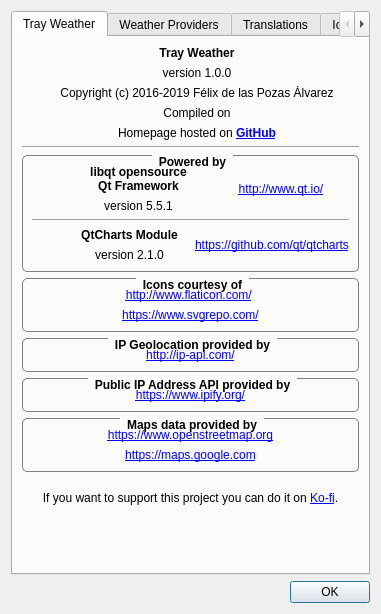
<?xml version="1.0" encoding="UTF-8"?>
<ui version="4.0">
 <class>AboutDialog</class>
 <widget class="QDialog" name="AboutDialog">
  <property name="geometry">
   <rect>
    <x>0</x>
    <y>0</y>
    <width>374</width>
    <height>614</height>
   </rect>
  </property>
  <property name="maximumSize">
   <size>
    <width>374</width>
    <height>614</height>
   </size>
  </property>
  <property name="windowTitle">
   <string>About...</string>
  </property>
  <property name="windowIcon">
   <iconset resource="../rsc/resources.qrc">
    <normaloff>:/TrayWeather/application.svg</normaloff>:/TrayWeather/application.svg</iconset>
  </property>
  <layout class="QVBoxLayout" name="verticalLayout">
   <item>
    <widget class="QTabWidget" name="tabWidget">
     <property name="currentIndex">
      <number>0</number>
     </property>
     <widget class="QWidget" name="tab">
      <attribute name="title">
       <string>Tray Weather</string>
      </attribute>
      <layout class="QVBoxLayout" name="verticalLayout_9" stretch="0,0,0">
       <item>
        <layout class="QVBoxLayout" name="verticalLayout_2">
         <item>
          <layout class="QHBoxLayout" name="horizontalLayout" stretch="0,0,0,0">
           <item>
            <spacer name="horizontalSpacer">
             <property name="orientation">
              <enum>Qt::Horizontal</enum>
             </property>
             <property name="sizeHint" stdset="0">
              <size>
               <width>40</width>
               <height>20</height>
              </size>
             </property>
            </spacer>
           </item>
           <item>
            <widget class="QLabel" name="label">
             <property name="maximumSize">
              <size>
               <width>64</width>
               <height>64</height>
              </size>
             </property>
             <property name="text">
              <string/>
             </property>
             <property name="pixmap">
              <pixmap resource="../rsc/resources.qrc">:/TrayWeather/application.svg</pixmap>
             </property>
             <property name="scaledContents">
              <bool>true</bool>
             </property>
             <property name="alignment">
              <set>Qt::AlignCenter</set>
             </property>
            </widget>
           </item>
           <item>
            <layout class="QVBoxLayout" name="verticalLayout_3">
             <item>
              <widget class="QLabel" name="label_2">
               <property name="font">
                <font>
                 <weight>75</weight>
                 <bold>true</bold>
                </font>
               </property>
               <property name="text">
                <string notr="true">Tray Weather</string>
               </property>
               <property name="alignment">
                <set>Qt::AlignCenter</set>
               </property>
              </widget>
             </item>
             <item>
              <widget class="QLabel" name="m_version">
               <property name="text">
                <string notr="true">version 1.0.0</string>
               </property>
               <property name="alignment">
                <set>Qt::AlignCenter</set>
               </property>
              </widget>
             </item>
             <item>
              <widget class="QLabel" name="m_copyright">
               <property name="text">
                <string notr="true">Copyright (c) 2016-2019 Félix de las Pozas Álvarez</string>
               </property>
               <property name="alignment">
                <set>Qt::AlignCenter</set>
               </property>
              </widget>
             </item>
             <item>
              <widget class="QLabel" name="m_compilationDate">
               <property name="text">
                <string>Compiled on</string>
               </property>
               <property name="alignment">
                <set>Qt::AlignCenter</set>
               </property>
              </widget>
             </item>
             <item>
              <widget class="QLabel" name="label_4">
               <property name="toolTip">
                <string>TrayWeather Homepage</string>
               </property>
               <property name="text">
                <string>Homepage hosted on &lt;a href=https://github.com/FelixdelasPozas/TrayWeather&gt;&lt;b&gt;GitHub&lt;/b&gt;&lt;/a&gt;</string>
               </property>
               <property name="alignment">
                <set>Qt::AlignCenter</set>
               </property>
               <property name="openExternalLinks">
                <bool>true</bool>
               </property>
              </widget>
             </item>
            </layout>
           </item>
           <item>
            <spacer name="horizontalSpacer_2">
             <property name="orientation">
              <enum>Qt::Horizontal</enum>
             </property>
             <property name="sizeHint" stdset="0">
              <size>
               <width>40</width>
               <height>20</height>
              </size>
             </property>
            </spacer>
           </item>
          </layout>
         </item>
         <item>
          <widget class="Line" name="line">
           <property name="orientation">
            <enum>Qt::Horizontal</enum>
           </property>
          </widget>
         </item>
         <item>
          <widget class="QGroupBox" name="groupBox">
           <property name="font">
            <font>
             <weight>75</weight>
             <bold>true</bold>
            </font>
           </property>
           <property name="styleSheet">
            <string notr="true">QGroupBox {
    border: 1px solid gray;
    border-radius: 5px;
    margin-top: 2ex;
}

QGroupBox::title {
    subcontrol-origin: margin;
    subcontrol-position: top center; /* position at the top center */
    padding: 0px 5px;
}</string>
           </property>
           <property name="title">
            <string>Powered by</string>
           </property>
           <property name="alignment">
            <set>Qt::AlignHCenter|Qt::AlignTop</set>
           </property>
           <property name="flat">
            <bool>false</bool>
           </property>
           <layout class="QVBoxLayout" name="verticalLayout_11">
            <item>
             <layout class="QHBoxLayout" name="horizontalLayout_7">
              <property name="topMargin">
               <number>0</number>
              </property>
              <item>
               <widget class="QLabel" name="label_3">
                <property name="minimumSize">
                 <size>
                  <width>32</width>
                  <height>32</height>
                 </size>
                </property>
                <property name="maximumSize">
                 <size>
                  <width>32</width>
                  <height>32</height>
                 </size>
                </property>
                <property name="text">
                 <string/>
                </property>
                <property name="pixmap">
                 <pixmap resource="../rsc/resources.qrc">:/TrayWeather/Qt.ico</pixmap>
                </property>
                <property name="scaledContents">
                 <bool>true</bool>
                </property>
               </widget>
              </item>
              <item>
               <layout class="QVBoxLayout" name="verticalLayout_4">
                <item>
                 <widget class="QLabel" name="label_26">
                  <property name="font">
                   <font>
                    <weight>75</weight>
                    <bold>true</bold>
                   </font>
                  </property>
                  <property name="text">
                   <string notr="true">libqt opensource
Qt Framework</string>
                  </property>
                  <property name="alignment">
                   <set>Qt::AlignCenter</set>
                  </property>
                 </widget>
                </item>
                <item>
                 <widget class="QLabel" name="m_qtVersion">
                  <property name="text">
                   <string notr="true">version 5.5.1</string>
                  </property>
                  <property name="alignment">
                   <set>Qt::AlignCenter</set>
                  </property>
                 </widget>
                </item>
               </layout>
              </item>
              <item>
               <widget class="QLabel" name="label_7">
                <property name="toolTip">
                 <string>Qt Framework</string>
                </property>
                <property name="text">
                 <string notr="true">&lt;a href=&quot;http://www.qt.io/&quot;&gt;http://www.qt.io/&lt;/a&gt;</string>
                </property>
                <property name="alignment">
                 <set>Qt::AlignCenter</set>
                </property>
                <property name="openExternalLinks">
                 <bool>true</bool>
                </property>
               </widget>
              </item>
             </layout>
            </item>
            <item>
             <widget class="Line" name="line_2">
              <property name="orientation">
               <enum>Qt::Horizontal</enum>
              </property>
             </widget>
            </item>
            <item>
             <layout class="QHBoxLayout" name="horizontalLayout_2">
              <item>
               <widget class="QLabel" name="label_11">
                <property name="minimumSize">
                 <size>
                  <width>32</width>
                  <height>32</height>
                 </size>
                </property>
                <property name="maximumSize">
                 <size>
                  <width>32</width>
                  <height>32</height>
                 </size>
                </property>
                <property name="text">
                 <string/>
                </property>
                <property name="pixmap">
                 <pixmap resource="../rsc/resources.qrc">:/TrayWeather/Qt.ico</pixmap>
                </property>
                <property name="scaledContents">
                 <bool>true</bool>
                </property>
               </widget>
              </item>
              <item>
               <layout class="QVBoxLayout" name="verticalLayout_8">
                <item>
                 <widget class="QLabel" name="label_10">
                  <property name="font">
                   <font>
                    <weight>75</weight>
                    <bold>true</bold>
                   </font>
                  </property>
                  <property name="text">
                   <string notr="true">QtCharts Module</string>
                  </property>
                  <property name="alignment">
                   <set>Qt::AlignCenter</set>
                  </property>
                 </widget>
                </item>
                <item>
                 <widget class="QLabel" name="m_chartsVersion">
                  <property name="text">
                   <string notr="true">version 2.1.0</string>
                  </property>
                  <property name="alignment">
                   <set>Qt::AlignCenter</set>
                  </property>
                 </widget>
                </item>
               </layout>
              </item>
              <item>
               <widget class="QLabel" name="label_12">
                <property name="toolTip">
                 <string>Qt Charts Module</string>
                </property>
                <property name="text">
                 <string notr="true">&lt;a href=&quot;https://github.com/qt/qtcharts/&quot;&gt;https://github.com/qt/qtcharts&lt;/a&gt;</string>
                </property>
                <property name="alignment">
                 <set>Qt::AlignCenter</set>
                </property>
                <property name="openExternalLinks">
                 <bool>true</bool>
                </property>
               </widget>
              </item>
             </layout>
            </item>
           </layout>
          </widget>
         </item>
         <item>
          <widget class="QGroupBox" name="groupBox_2">
           <property name="font">
            <font>
             <weight>75</weight>
             <bold>true</bold>
            </font>
           </property>
           <property name="styleSheet">
            <string notr="true">QGroupBox {
    border: 1px solid gray;
    border-radius: 5px;
    margin-top: 2ex;
}

QGroupBox::title {
    subcontrol-origin: margin;
    subcontrol-position: top center; /* position at the top center */
    padding: 0px 5px;
}</string>
           </property>
           <property name="title">
            <string>Icons courtesy of</string>
           </property>
           <layout class="QVBoxLayout" name="verticalLayout_5">
            <item>
             <widget class="QLabel" name="label_8">
              <property name="toolTip">
               <string>FlatIcon</string>
              </property>
              <property name="text">
               <string notr="true">&lt;a href=&quot;http://www.flaticon.com/&quot;&gt;http://www.flaticon.com/&lt;/a&gt;
</string>
              </property>
              <property name="alignment">
               <set>Qt::AlignCenter</set>
              </property>
              <property name="openExternalLinks">
               <bool>true</bool>
              </property>
             </widget>
            </item>
            <item>
             <widget class="QLabel" name="label_16">
              <property name="text">
               <string notr="true">&lt;a href=&quot;https://www.svgrepo.com/&quot;&gt;https://www.svgrepo.com/&lt;/a&gt;</string>
              </property>
              <property name="alignment">
               <set>Qt::AlignCenter</set>
              </property>
              <property name="openExternalLinks">
               <bool>true</bool>
              </property>
             </widget>
            </item>
           </layout>
          </widget>
         </item>
         <item>
          <widget class="QGroupBox" name="groupBox_3">
           <property name="font">
            <font>
             <weight>75</weight>
             <bold>true</bold>
            </font>
           </property>
           <property name="styleSheet">
            <string notr="true">QGroupBox {
    border: 1px solid gray;
    border-radius: 5px;
    margin-top: 2ex;
}

QGroupBox::title {
    subcontrol-origin: margin;
    subcontrol-position: top center; /* position at the top center */
    padding: 0px 5px;
}</string>
           </property>
           <property name="title">
            <string>IP Geolocation provided by</string>
           </property>
           <layout class="QVBoxLayout" name="verticalLayout_6">
            <item>
             <widget class="QLabel" name="label_5">
              <property name="toolTip">
               <string>IP API</string>
              </property>
              <property name="text">
               <string notr="true">&lt;a href=&quot;http://ip-api.com/&quot;&gt;http://ip-api.com/&lt;/a&gt;</string>
              </property>
              <property name="alignment">
               <set>Qt::AlignCenter</set>
              </property>
              <property name="openExternalLinks">
               <bool>true</bool>
              </property>
             </widget>
            </item>
           </layout>
          </widget>
         </item>
         <item>
          <widget class="QGroupBox" name="groupBox_6">
           <property name="font">
            <font>
             <weight>75</weight>
             <bold>true</bold>
            </font>
           </property>
           <property name="styleSheet">
            <string notr="true">QGroupBox {
    border: 1px solid gray;
    border-radius: 5px;
    margin-top: 2ex;
}

QGroupBox::title {
    subcontrol-origin: margin;
    subcontrol-position: top center; /* position at the top center */
    padding: 0px 5px;
}</string>
           </property>
           <property name="title">
            <string>Public IP Address API provided by</string>
           </property>
           <layout class="QVBoxLayout" name="verticalLayout_14">
            <item>
             <widget class="QLabel" name="label_15">
              <property name="toolTip">
               <string>IP API</string>
              </property>
              <property name="text">
               <string notr="true">&lt;a href=&quot;https://www.ipify.org/&quot;&gt;https://www.ipify.org/&lt;/a&gt;</string>
              </property>
              <property name="alignment">
               <set>Qt::AlignCenter</set>
              </property>
              <property name="openExternalLinks">
               <bool>true</bool>
              </property>
             </widget>
            </item>
           </layout>
          </widget>
         </item>
         <item>
          <widget class="QGroupBox" name="groupBox_5">
           <property name="font">
            <font>
             <weight>75</weight>
             <bold>true</bold>
            </font>
           </property>
           <property name="styleSheet">
            <string notr="true">QGroupBox {
    border: 1px solid gray;
    border-radius: 5px;
    margin-top: 2ex;
}

QGroupBox::title {
    subcontrol-origin: margin;
    subcontrol-position: top center; /* position at the top center */
    padding: 0px 5px;
}</string>
           </property>
           <property name="title">
            <string>Maps data provided by</string>
           </property>
           <layout class="QVBoxLayout" name="verticalLayout_13">
            <item>
             <widget class="QLabel" name="label_13">
              <property name="toolTip">
               <string>OpenStreetMap</string>
              </property>
              <property name="text">
               <string notr="true">&lt;a href=&quot;https://www.openstreetmap.org&quot;&gt;https://www.openstreetmap.org&lt;/a&gt;</string>
              </property>
              <property name="alignment">
               <set>Qt::AlignCenter</set>
              </property>
              <property name="openExternalLinks">
               <bool>true</bool>
              </property>
             </widget>
            </item>
            <item>
             <widget class="QLabel" name="label_14">
              <property name="toolTip">
               <string>Google Maps</string>
              </property>
              <property name="text">
               <string notr="true">&lt;a href=&quot;https://maps.google.com&quot;&gt;https://maps.google.com&lt;/a&gt;</string>
              </property>
              <property name="alignment">
               <set>Qt::AlignCenter</set>
              </property>
              <property name="openExternalLinks">
               <bool>true</bool>
              </property>
             </widget>
            </item>
           </layout>
          </widget>
         </item>
        </layout>
       </item>
       <item>
        <widget class="QLabel" name="label_6">
         <property name="text">
          <string>If you want to support this project you can do it on &lt;a href=&quot;https://ko-fi.com/felixdelaspozas&quot;&gt;Ko-fi&lt;/a&gt;.</string>
         </property>
         <property name="scaledContents">
          <bool>true</bool>
         </property>
         <property name="alignment">
          <set>Qt::AlignCenter</set>
         </property>
         <property name="wordWrap">
          <bool>true</bool>
         </property>
         <property name="openExternalLinks">
          <bool>true</bool>
         </property>
        </widget>
       </item>
       <item>
        <layout class="QHBoxLayout" name="horizontalLayout_3">
         <item>
          <spacer name="horizontalSpacer_3">
           <property name="orientation">
            <enum>Qt::Horizontal</enum>
           </property>
           <property name="sizeHint" stdset="0">
            <size>
             <width>40</width>
             <height>20</height>
            </size>
           </property>
          </spacer>
         </item>
         <item>
          <widget class="ClickableHoverLabel" name="m_banner">
           <property name="maximumSize">
            <size>
             <width>16777215</width>
             <height>60</height>
            </size>
           </property>
           <property name="toolTip">
            <string>You can support me on Ko-fi!</string>
           </property>
           <property name="text">
            <string/>
           </property>
           <property name="pixmap">
            <pixmap resource="../rsc/resources.qrc">:/TrayWeather/kofi_logo.png</pixmap>
           </property>
           <property name="scaledContents">
            <bool>true</bool>
           </property>
          </widget>
         </item>
         <item>
          <spacer name="horizontalSpacer_4">
           <property name="orientation">
            <enum>Qt::Horizontal</enum>
           </property>
           <property name="sizeHint" stdset="0">
            <size>
             <width>40</width>
             <height>20</height>
            </size>
           </property>
          </spacer>
         </item>
        </layout>
       </item>
      </layout>
     </widget>
     <widget class="QWidget" name="tab_4">
      <attribute name="title">
       <string>Weather Providers</string>
      </attribute>
      <layout class="QVBoxLayout" name="verticalLayout_15">
       <item>
        <widget class="QTableWidget" name="m_providers">
         <property name="sizeAdjustPolicy">
          <enum>QAbstractScrollArea::AdjustToContents</enum>
         </property>
         <property name="editTriggers">
          <set>QAbstractItemView::NoEditTriggers</set>
         </property>
         <property name="tabKeyNavigation">
          <bool>false</bool>
         </property>
         <property name="showDropIndicator" stdset="0">
          <bool>false</bool>
         </property>
         <property name="dragDropOverwriteMode">
          <bool>false</bool>
         </property>
         <property name="alternatingRowColors">
          <bool>true</bool>
         </property>
         <property name="selectionMode">
          <enum>QAbstractItemView::NoSelection</enum>
         </property>
         <property name="showGrid">
          <bool>true</bool>
         </property>
         <property name="cornerButtonEnabled">
          <bool>false</bool>
         </property>
         <property name="columnCount">
          <number>2</number>
         </property>
         <attribute name="horizontalHeaderVisible">
          <bool>false</bool>
         </attribute>
         <attribute name="horizontalHeaderStretchLastSection">
          <bool>true</bool>
         </attribute>
         <attribute name="verticalHeaderVisible">
          <bool>false</bool>
         </attribute>
         <column/>
         <column/>
        </widget>
       </item>
      </layout>
     </widget>
     <widget class="QWidget" name="tab_2">
      <attribute name="title">
       <string>Translations</string>
      </attribute>
      <layout class="QVBoxLayout" name="verticalLayout_10">
       <item>
        <widget class="QTableWidget" name="m_translations">
         <property name="sizeAdjustPolicy">
          <enum>QAbstractScrollArea::AdjustToContents</enum>
         </property>
         <property name="editTriggers">
          <set>QAbstractItemView::NoEditTriggers</set>
         </property>
         <property name="tabKeyNavigation">
          <bool>false</bool>
         </property>
         <property name="showDropIndicator" stdset="0">
          <bool>false</bool>
         </property>
         <property name="dragDropOverwriteMode">
          <bool>false</bool>
         </property>
         <property name="alternatingRowColors">
          <bool>true</bool>
         </property>
         <property name="selectionMode">
          <enum>QAbstractItemView::NoSelection</enum>
         </property>
         <property name="showGrid">
          <bool>true</bool>
         </property>
         <property name="cornerButtonEnabled">
          <bool>false</bool>
         </property>
         <property name="columnCount">
          <number>2</number>
         </property>
         <attribute name="horizontalHeaderVisible">
          <bool>false</bool>
         </attribute>
         <attribute name="horizontalHeaderStretchLastSection">
          <bool>true</bool>
         </attribute>
         <attribute name="verticalHeaderVisible">
          <bool>false</bool>
         </attribute>
         <column/>
         <column/>
        </widget>
       </item>
       <item>
        <widget class="QLabel" name="label_9">
         <property name="text">
          <string>If your language is not available you can help with a &lt;a href=&quot;https://github.com/FelixdelasPozas/TrayWeather#translations&quot;&gt;translation&lt;/a&gt;.</string>
         </property>
         <property name="alignment">
          <set>Qt::AlignCenter</set>
         </property>
         <property name="openExternalLinks">
          <bool>true</bool>
         </property>
        </widget>
       </item>
      </layout>
     </widget>
     <widget class="QWidget" name="tab_3">
      <attribute name="title">
       <string>Icon Themes</string>
      </attribute>
      <layout class="QVBoxLayout" name="verticalLayout_12">
       <item>
        <widget class="QTableWidget" name="m_themes">
         <property name="sizeAdjustPolicy">
          <enum>QAbstractScrollArea::AdjustToContentsOnFirstShow</enum>
         </property>
         <property name="alternatingRowColors">
          <bool>true</bool>
         </property>
         <property name="selectionMode">
          <enum>QAbstractItemView::NoSelection</enum>
         </property>
         <property name="cornerButtonEnabled">
          <bool>false</bool>
         </property>
         <attribute name="horizontalHeaderStretchLastSection">
          <bool>false</bool>
         </attribute>
        </widget>
       </item>
      </layout>
     </widget>
    </widget>
   </item>
   <item>
    <widget class="QDialogButtonBox" name="buttonBox">
     <property name="maximumSize">
      <size>
       <width>575</width>
       <height>23</height>
      </size>
     </property>
     <property name="orientation">
      <enum>Qt::Horizontal</enum>
     </property>
     <property name="standardButtons">
      <set>QDialogButtonBox::Ok</set>
     </property>
    </widget>
   </item>
  </layout>
 </widget>
 <customwidgets>
  <customwidget>
   <class>ClickableHoverLabel</class>
   <extends>QLabel</extends>
   <header>Utils.h</header>
  </customwidget>
 </customwidgets>
 <resources>
  <include location="../rsc/resources.qrc"/>
 </resources>
 <connections>
  <connection>
   <sender>buttonBox</sender>
   <signal>accepted()</signal>
   <receiver>AboutDialog</receiver>
   <slot>accept()</slot>
   <hints>
    <hint type="sourcelabel">
     <x>248</x>
     <y>254</y>
    </hint>
    <hint type="destinationlabel">
     <x>157</x>
     <y>274</y>
    </hint>
   </hints>
  </connection>
  <connection>
   <sender>buttonBox</sender>
   <signal>rejected()</signal>
   <receiver>AboutDialog</receiver>
   <slot>reject()</slot>
   <hints>
    <hint type="sourcelabel">
     <x>316</x>
     <y>260</y>
    </hint>
    <hint type="destinationlabel">
     <x>286</x>
     <y>274</y>
    </hint>
   </hints>
  </connection>
 </connections>
</ui>
